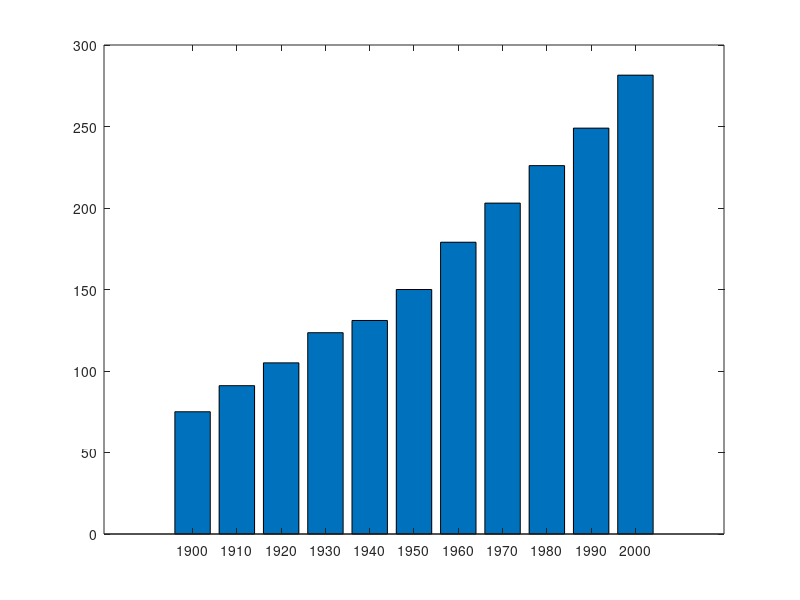

Here is the MATLAB script that generated this plot: (Note: this script raises an error after producing the figure.)
%=============================================================================
% Copyright (c) 2023-present Allan CORNET (Nelson)
%=============================================================================
% This file is part of the Nelson.
%=============================================================================
% LICENCE_BLOCK_BEGIN
% SPDX-License-Identifier: LGPL-3.0-or-later
% LICENCE_BLOCK_END
%=============================================================================
% <--ADV-CLI MODE-->
%=============================================================================
y = [75 91 105 123.5 131 150 179 203 226 249 281.5];
bar(y);
%=============================================================================
y = [75 91 105 123.5 131 150 179 203 226 249 281.5];
bar(y, 0.5);
%=============================================================================
x = 1900:10:2000;
y = [75 91 105 123.5 131 150 179 203 226 249 281.5];
bar(x, y);
%=============================================================================
x = ["Spring" "Summer" "Autumn" "Winter"];
y = [1 2 3 4];
bar(x, y)
%=============================================================================
y = [75 91 105 123.5 131 150 179 203 226 249 281.5];
bar(y, 0.4)
%=============================================================================
y = [75 91 105 123.5 131 150 179 203 226 249 281.5];
bar(y,'r')
%=============================================================================
y = [75 91 105 123.5 131 150 179 203 226 249 281.5];
bar(y,'green')
%=============================================================================
x = 1900:10:2000;
y = [75 91 105 123.5 131 150 179 203 226 249 281.5];
bar(x, y, 'r');
%=============================================================================
x = 1900:10:2000;
y = [75 91 105 123.5 131 150 179 203 226 249 281.5];
bar(x, y, 'cyan');
%=============================================================================
y = [75 91 105 123.5 131 150 179 203 226 249 281.5];
bar(y,'FaceColor',[0 .5 .5],'EdgeColor',[0 .9 .9],'LineWidth',1.5)
%=============================================================================
